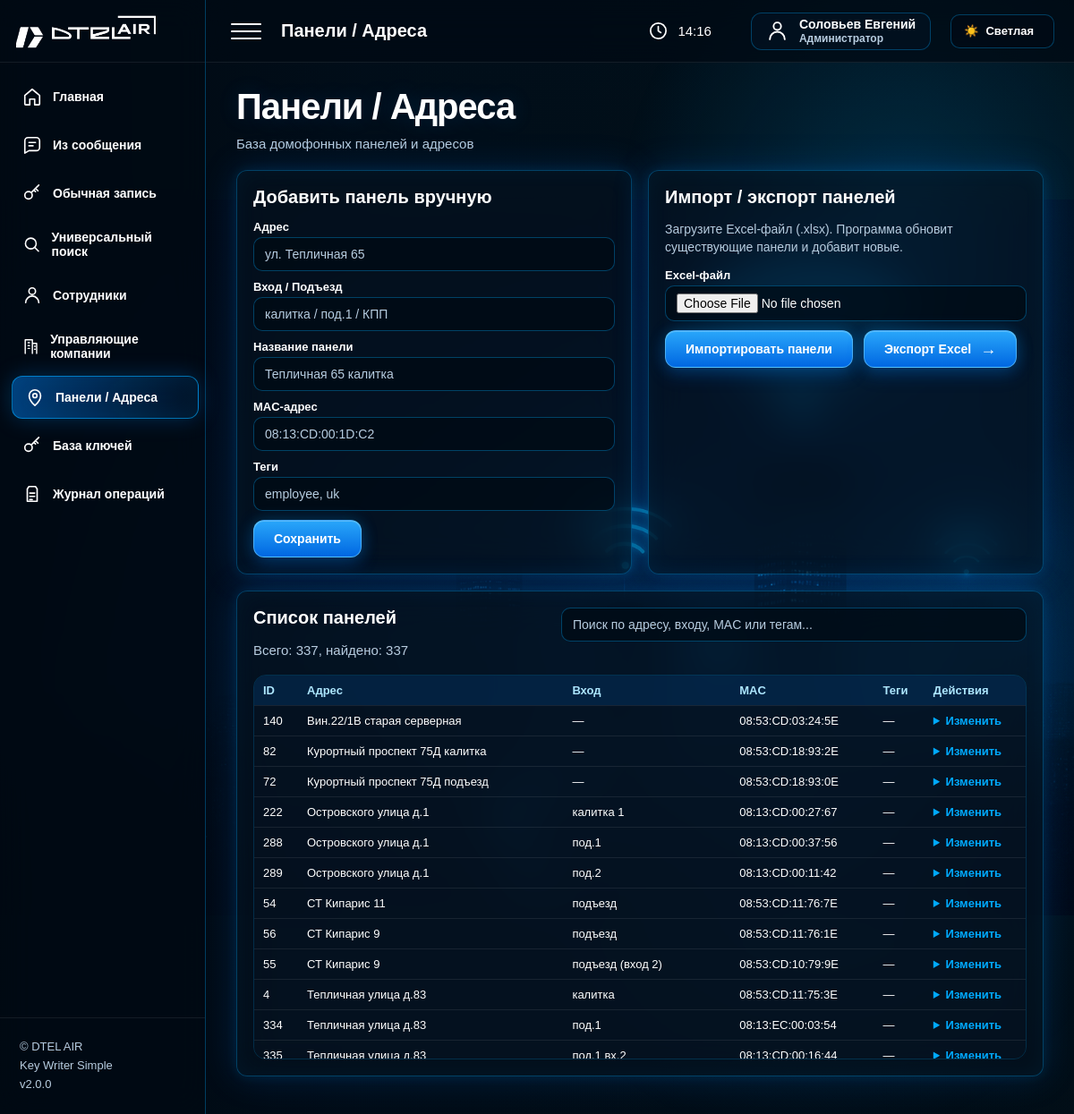
Page /panels (signed in) on the earlier database version.
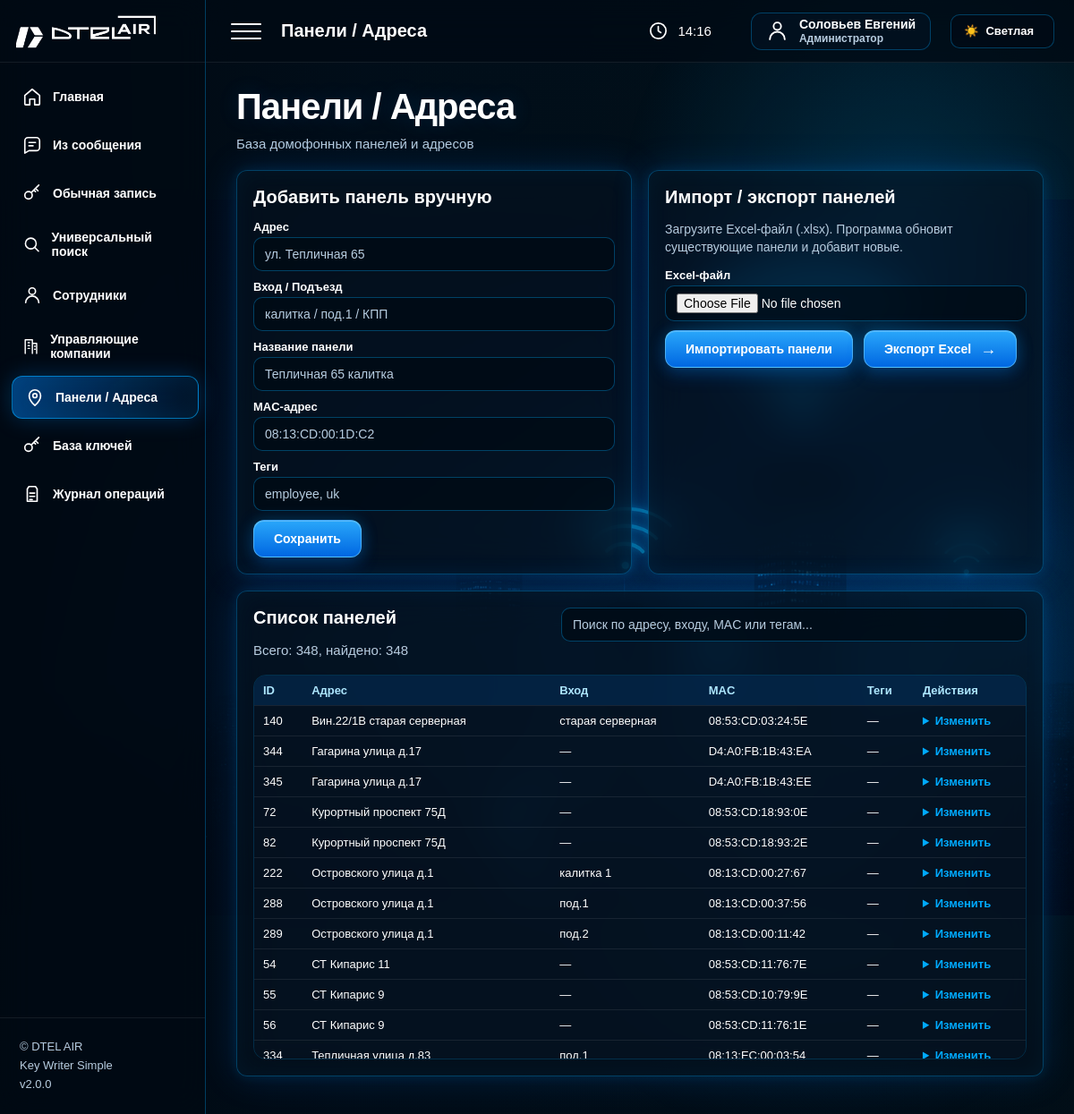
Same page on the later database version.
### tables this page shows
CREATE TABLE panels (
            id INTEGER PRIMARY KEY AUTOINCREMENT,
            address TEXT NOT NULL,
            entrance TEXT DEFAULT '',
            name TEXT NOT NULL,
            mac TEXT UNIQUE NOT NULL,
            tags TEXT DEFAULT '',
            enabled INTEGER DEFAULT 1,
            created_at TEXT DEFAULT CURRENT_TIMESTAMP
        );

### app/routers/panels.py (the view)
@router.get("/panels", response_class=HTMLResponse)
def panels_page(request: Request):
    return templates.TemplateResponse(
        "panels.html",
        {
            "request": request,
            "panels": get_enabled_panels(),
        },
    )

### app/templates/panels.html (shortened to what this page needs)
{% extends 'base.html' %}
{% block page_name %}Панели / Адреса{% endblock %}
{% block content %}
<div class="hero-title">
    <h1>Панели / Адреса</h1>
    <p class="subtitle">База домофонных панелей и адресов</p>
</div>
<div class="panels-top-grid">
    <div class="panel">
        <h2>Добавить панель вручную</h2>
        <form method="post" action="/panels/add">
            <label>Адрес</label>
            <input name="address" placeholder="ул. Тепличная 65" required>
            <label>Вход / Подъезд</label>
            <input name="entrance" placeholder="калитка / под.1 / КПП">
            <label>Название панели</label>
            <input name="name" placeholder="Тепличная 65 калитка" required>
            <label>MAC-адрес</label>
            <input name="mac" placeholder="08:13:CD:00:1D:C2" required>
            <label>Теги</label>
            <input name="tags" placeholder="employee, uk">
            <button type="submit">Сохранить</button>
        </form>
    </div>
    <div class="panel">
        <h2>Импорт / экспорт панелей</h2>
        <p class="panels-help">
            Загрузите Excel-файл (.xlsx). Программа обновит существующие панели и добавит новые.
        </p>
        <form method="post" action="/panels/import" enctype="multipart/form-data">
            <label>Excel-файл</label>
            <input type="file" name="file" accept=".xlsx,.xls,.xlsm" required>
            <div class="import-export-actions">
                <button type="submit">Импортировать панели</button>
                <a href="/panels/export" class="btn">
                    Экспорт Excel
                </a>
            </div>
        </form>
    </div>
</div>
<div class="panel panels-list-panel">
    <div class="panel-list-head">
        <div>
            <h2>Список панелей</h2>
            <p class="subtitle">
                Всего: <span id="panelsTotal">{{ panels|length }}</span>,
                найдено: <span id="panelsFound">{{ panels|length }}</span>
            </p>
        </div>
        <div class="panel-search">
            <input
                type="text"
                id="panelSearch"
                placeholder="Поиск по адресу, входу, MAC или тегам..."
                autocomplete="off"
            >
        </div>
    </div>
    <div class="table-scroll">
        <table id="panelsTable">
            <thead>
            <tr>
                <th>ID</th>
                <th>Адрес</th>
                <th>Вход</th>
                <th>MAC</th>
                <th>Теги</th>
                <th>Действия</th>
            </tr>
            </thead>
            <tbody>
            {% for p in panels %}
            <tr>
                <td>{{ p.id }}</td>
                <td>{{ p.address }}</td>
                <td>{{ p.entrance or '—' }}</td>
                <td>{{ p.mac }}</td>
                <td>{{ p.tags or '—' }}</td>
                <td>
                    <details class="row-actions">
                        <summary>Изменить</summary>
                    </details>
                </td>
            </tr>
            {% endfor %}
            </tbody>
        </table>
    </div>
</div>
{% endblock %}

Differences in the rows shown:
no longer on this page (row edited): panels: id "4", address "Тепличная улица д.83", entrance "калитка", mac "08:53:CD:11:75:3E", tags "—"
no longer on this page (row unchanged): panels: id "335", address "Тепличная улица д.83", entrance "под.1 вх.2", mac "08:13:CD:00:16:44", tags "—"
changed panels "Вин.22/1В старая серверная": entrance "—" → "старая серверная"
added panels: id "344", address "Гагарина улица д.17", entrance "—", mac "D4:A0:FB:1B:43:EA", tags "—"
added panels: id "345", address "Гагарина улица д.17", entrance "—", mac "D4:A0:FB:1B:43:EE", tags "—"
changed panels "08:53:CD:18:93:0E": address "Курортный проспект 75Д подъезд" → "Курортный проспект 75Д"; moves up the list
changed panels "08:53:CD:18:93:2E": address "Курортный проспект 75Д калитка" → "Курортный проспект 75Д"
changed panels "СТ Кипарис 11": entrance "подъезд" → "—"
changed panels "08:53:CD:10:79:9E": entrance "подъезд (вход 2)" → "—"; moves up the list
changed panels "08:53:CD:11:76:1E": entrance "подъезд" → "—"
Other differences:
{{ panels|length }}: "337" → "348"
